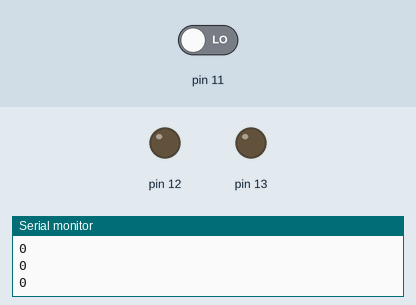
Recording of a sketch running on a simulated Arduino Uno, built with avr-gcc and run on an emulated ATmega328P. Shown: output pins drawn as LEDs (lit = HIGH), the last lines printed to the serial monitor. The test bench sets the inputs (shaded band); at power-on: pin 11 LOW.

Above: at 1.2 s.
1.3 s: pin 11 driven HIGH
At 2.1 s:
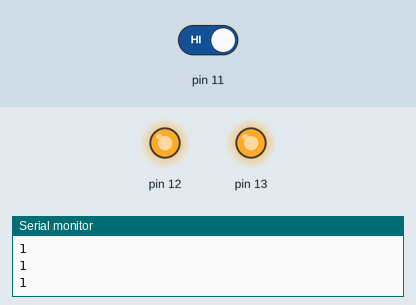
2.8 s: pin 11 driven LOW
At 3.5 s:
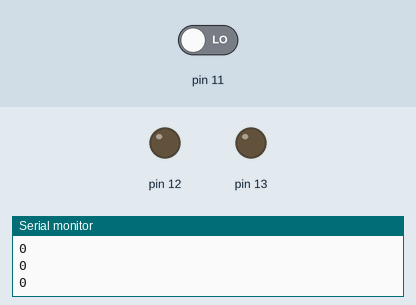
Timing chart, 0 to 5.8 s (numbered marks = the images above; inputs shaded):
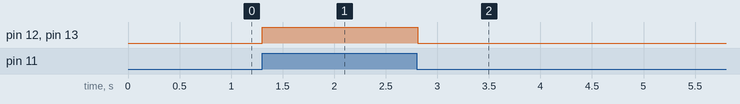

Measured:
- after the input at 1.3 s, pin 12, pin 13: LOW → HIGH at once
- after the input at 2.8 s, pin 12, pin 13: HIGH → LOW at once

The sketch:

tremendous_leelo1.ino
```cpp
// C++ code
//
int sensorvalue = 0;

void setup()
{
  pinMode(11, INPUT);
  Serial.begin(9600);
  pinMode(12, OUTPUT);
  pinMode(13, OUTPUT);
}

void loop()
{
  sensorvalue = digitalRead(11);
  Serial.println(sensorvalue);
  if (sensorvalue == 1) {
    digitalWrite(12, HIGH);
    digitalWrite(13, HIGH);
  } else {
    digitalWrite(12, LOW);
    digitalWrite(13, LOW);
  }
  delay(10); // Delay a little bit to improve simulation performance
}
```
